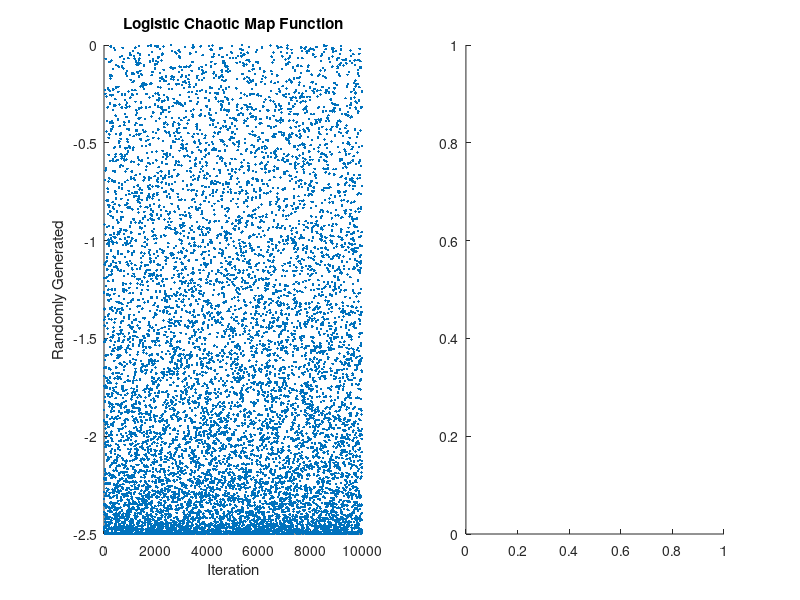

The MATLAB script that drew this image: (Note: this script raises an error after producing the figure.)
function [ randVectorC ] = LogisticPlot
% where a is a control parameter in (0, 1)
OPTIONS.noRandC = 10000;
x0 = @rand;
OPTIONS.x0 = feval(x0);
OPTIONS.a = linspace(-10, 10, 100);

ia = 1;
while ia <= length(OPTIONS.a)
    a = OPTIONS.a(ia);
    randVectorC = zeros(1, OPTIONS.noRandC);
    for i = 1 : OPTIONS.noRandC
        randVectorC(i) = a * OPTIONS.x0 * (1 - OPTIONS.x0);
        OPTIONS.x0 = feval(x0);
    end
    clf
    disp(['Constant a: ', num2str(a)]);
    subplot(1, 2, 1);
    scatter(1 : length(randVectorC), randVectorC, '.');
    title('Logistic Chaotic Map Function');
    xlabel('Iteration');
    ylabel('Randomly Generated');
    
    subplot(1, 2, 2);
    histogram(randVectorC, 100);
    title('Logistic Chaotic Map Function');
    xlabel('100 Bins');
    ylabel('Number Of Example');
    pause(0.1);
    ia = ia + 1;
end

end
